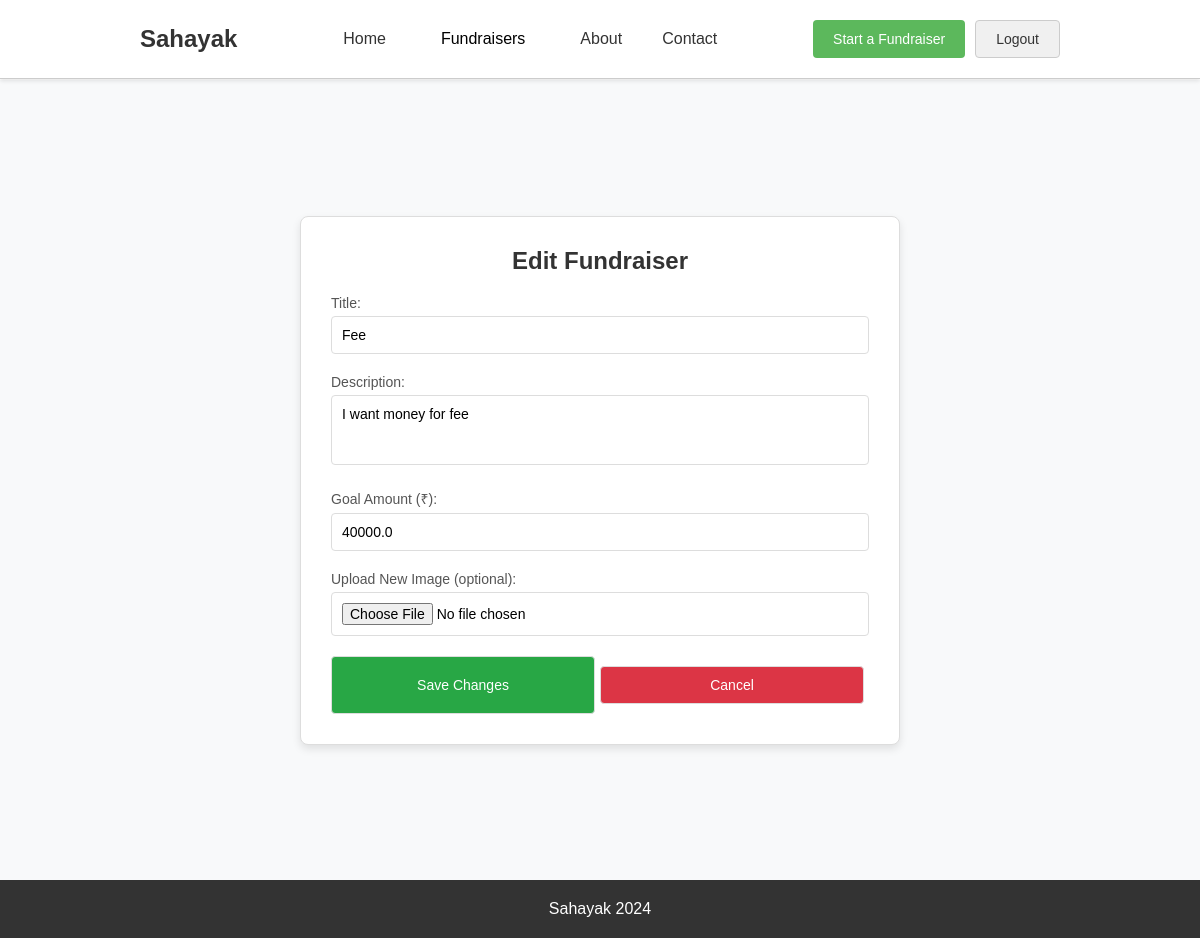
The page /edit-fundraiser/3 (signed in) on the database as committed earlier.
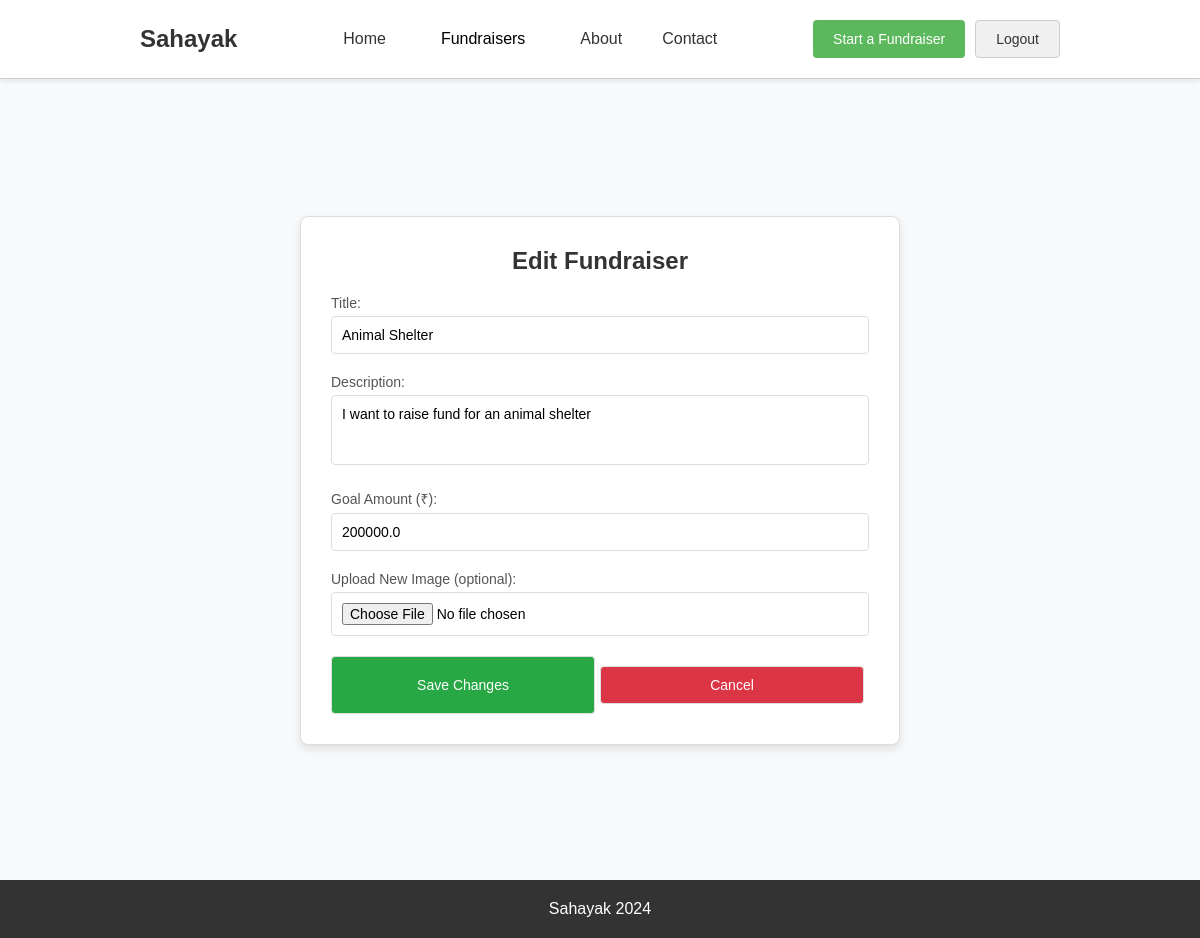
The same page on the database as committed later.
### app.py (models this page shows, shortened)
class Fundraiser(db.Model):
    id = db.Column(db.Integer, primary_key=True)
    title = db.Column(db.String(200), nullable=False)
    description = db.Column(db.Text, nullable=False)
    goal = db.Column(db.Float, nullable=False)
    total_donated = db.Column(db.Float, default=0.0)
    timestamp = db.Column(db.DateTime, default=datetime.utcnow)
    image_filename = db.Column(db.String(200), nullable=True)
    category = db.Column(db.String(100), nullable=False)
    user_id = db.Column(db.Integer, db.ForeignKey('user.id'), nullable=False)  # Foreign key to User
    flag = db.Column(db.String(10), default='active')  # 'active', 'finished', 'deleted'
    user = db.relationship('User', backref=db.backref('fundraisers', lazy=True))

### app.py (the view, shortened to what this page needs)
@app.route('/edit-fundraiser/<int:fundraiser_id>', methods=['GET', 'POST'])
@login_required
def edit_fundraiser(fundraiser_id):
    fundraiser = Fundraiser.query.get_or_404(fundraiser_id)
    if fundraiser.user_id != session.get('user_id'):
        flash("You are not authorized to edit this fundraiser.", "danger")
        return redirect(url_for('my_fundraisers'))
    return render_template('edit_fundraiser.html', fundraiser=fundraiser)

### app.py (called while the page is built)
def login_required(f):
    @wraps(f)
    def decorated_function(*args, **kwargs):
        if 'user_id' not in session:
            flash("You need to log in first.", "warning")
            return redirect(url_for('login'))  # Redirect to the login page if not logged in
        return f(*args, **kwargs)
    return decorated_function

### templates/edit_fundraiser.html (shortened to what this page needs)
{% extends "base.html" %}
{% block content %}
<section class="edit-fundraiser-section">
    <div class="edit-fundraiser-box">
        <h2>Edit Fundraiser</h2>
        <form action="{{ url_for('edit_fundraiser', fundraiser_id=fundraiser.id) }}" method="POST" enctype="multipart/form-data" class="edit-fundraiser-form">
            <div class="form-group">
                <label for="title">Title:</label>
                <input type="text" id="title" name="title" value="{{ fundraiser.title }}" required>
            </div>
            <div class="form-group">
                <label for="description">Description:</label>
                <textarea id="description" name="description" rows="3" required>{{ fundraiser.description }}</textarea>
            </div>
            <div class="form-group">
                <label for="goal">Goal Amount (₹):</label>
                <input type="number" id="goal" name="goal" value="{{ fundraiser.goal }}" required>
            </div>
            <div class="form-group">
                <label for="image">Upload New Image (optional):</label>
                <input type="file" id="image" name="image">
            </div>
            <div class="form-actions">
                <button type="submit" class="save-btn">Save Changes</button>
                <button type="button" class="cancel-btn" onclick="window.location.href='{{ url_for('my_fundraisers') }}'">Cancel</button>
            </div>
        </form>
    </div>
</section>
{% endblock %}

### templates/base.html (shortened to what this page needs)
<!DOCTYPE html>
<html lang="en">
<head>
    <link rel="stylesheet" href="{{ url_for('static', filename='style.css') }}">
</head>
<body>
    <header class="navbar">
        <div class="container">
            <h1 class="logo">Sahayak</h1>
            <nav>
                <ul>
                    <li><a href="{{ url_for('home') }}">Home</a></li>
                    <li class="dropdown">
			<a href="#" class="dropbtn">Fundraisers</a>
        	    </li>
                    <li><a href="{{ url_for('about') }}">About</a></li>
                    <li><a href="{{ url_for('contact') }}">Contact</a></li>
                </ul>
            </nav>
            <div class="auth">
                {% if session.get('user_id') %}
                <button class="fundraise-btn" onclick="location.href='{{ url_for('start_fundraiser') }}'">Start a Fundraiser</button>
                <button class="login-btn" onclick="location.href='{{ url_for('logout') }}'">Logout</button>
                {% else %}
                <button class="login-btn" onclick="location.href='{{ url_for('login') }}'">Login</button>
                <button class="fundraise-btn" onclick="location.href='{{ url_for('start_fundraiser') }}'">Start a Fundraiser</button>
                {% endif %}
            </div>
        </div>
    </header>
    <main>
        {% block content %}{% endblock %}
    </main>
    <footer class="footer">
        <p>Sahayak 2024</p>
    </footer>
</body>
</html>

### static/style.css (style rules this page uses)
* { margin: 0; padding: 0; box-sizing: border-box; font-family: Arial, sans-serif; }
header { position: fixed; top: 0; width: 100%; z-index: 1000; background-color: white; box-shadow: 0 2px 4px rgba(0, 0, 0, 0.1); padding: 5px 0; }
body { padding-top: 80px; }
header .container { display: flex; align-items: center; justify-content: space-between; padding: 5px 20px; }
header a { text-decoration: none; color: #333; margin: 0 10px; }
.navbar { background-color: #fff; padding: 15px 0; border-bottom: 1px solid #ccc; }
.container { width: 80%; margin: auto; display: flex; justify-content: space-between; align-items: center; }
.logo { font-size: 24px; font-weight: bold; color: #333; }
nav ul { list-style: none; display: flex; }
nav ul li { margin-left: 20px; }
nav ul li a { text-decoration: none; color: #333; font-size: 16px; }
.auth { display: flex; }
.auth .login-btn, .auth .fundraise-btn { padding: 10px 20px; margin-left: 10px; border: none; cursor: pointer; border-radius: 4px; transition: background-color 0.3s ease; font-size: 14px; }
.auth .login-btn { background-color: #f0f0f0; color: #333; border: 1px solid #ccc; }
.auth .fundraise-btn { background-color: #5cb85c; color: white; }
.dropdown { position: relative; display: inline-block; }
.dropbtn { background-color: transparent; color: black; padding: 10px 15px; text-decoration: none; font-size: 16px; border: none; cursor: pointer; }
.donate-btn, .cancel-btn { padding: 12px 20px; border-radius: 4px; cursor: pointer; font-size: 16px; margin: 10px 5px; }
.cancel-btn { background-color: #f0f0f0; color: #333; border: 1px solid #ccc; }
.footer { background-color: #333; color: white; text-align: center; padding: 20px; }

### templates/edit_fundraiser.html (style rules this page uses)
.edit-fundraiser-section { display: flex; justify-content: center; align-items: center; min-height: 100vh; background-color: #f8f9fa; padding: 20px; }
.edit-fundraiser-box { background-color: white; padding: 30px; border: 1px solid #ddd; border-radius: 8px; box-shadow: 0 4px 8px rgba(0, 0, 0, 0.1); max-width: 600px; width: 100%; }
.edit-fundraiser-box h2 { text-align: center; margin-bottom: 20px; color: #333; }
.edit-fundraiser-form .form-group { margin-bottom: 20px; }
.edit-fundraiser-form label { display: block; font-size: 14px; margin-bottom: 5px; color: #555; }
.edit-fundraiser-form input, .edit-fundraiser-form textarea, .edit-fundraiser-form button { width: 100%; padding: 10px; font-size: 14px; border: 1px solid #ddd; border-radius: 4px; }
.edit-fundraiser-form textarea { resize: none; }
.form-actions { display: flex; justify-content: space-between; }
.save-btn { background-color: #28a745; color: white; border: none; cursor: pointer; }
.cancel-btn { background-color: #dc3545; color: white; border: none; cursor: pointer; }

Rows that differ between the two databases and show on the page:
changed Fundraiser: title "Fee" → "Animal Shelter"; description "I want money for fee" → "I want to raise fund for an animal shelter"; goal "40000.0" → "200000.0"
